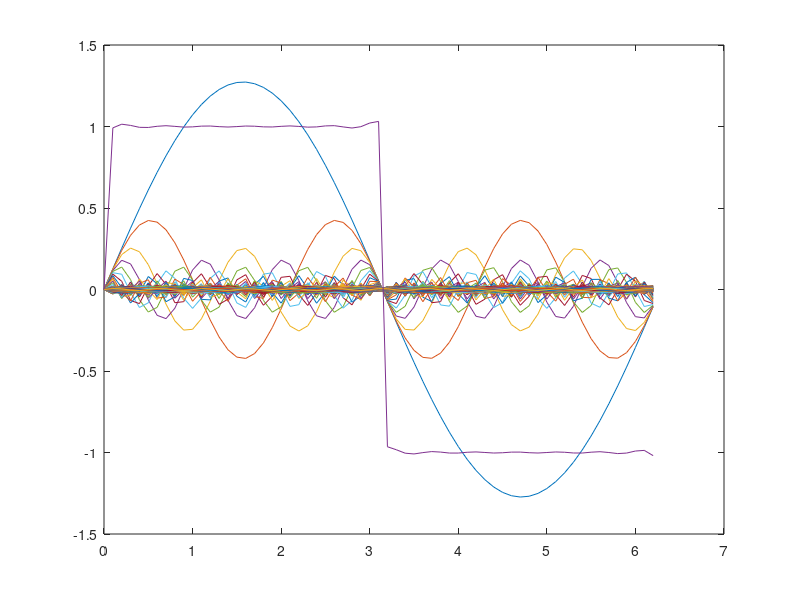

Write the MATLAB code that produced this figure.
n=100;
f=0;
x=0:0.1:2*pi;
for i=0:1:n
    v=(4/pi)*sin((2*i+1)*x)/(2*i+1);
    f=f+v;
    plot(x,v);
    hold on;
end
plot(x,f);